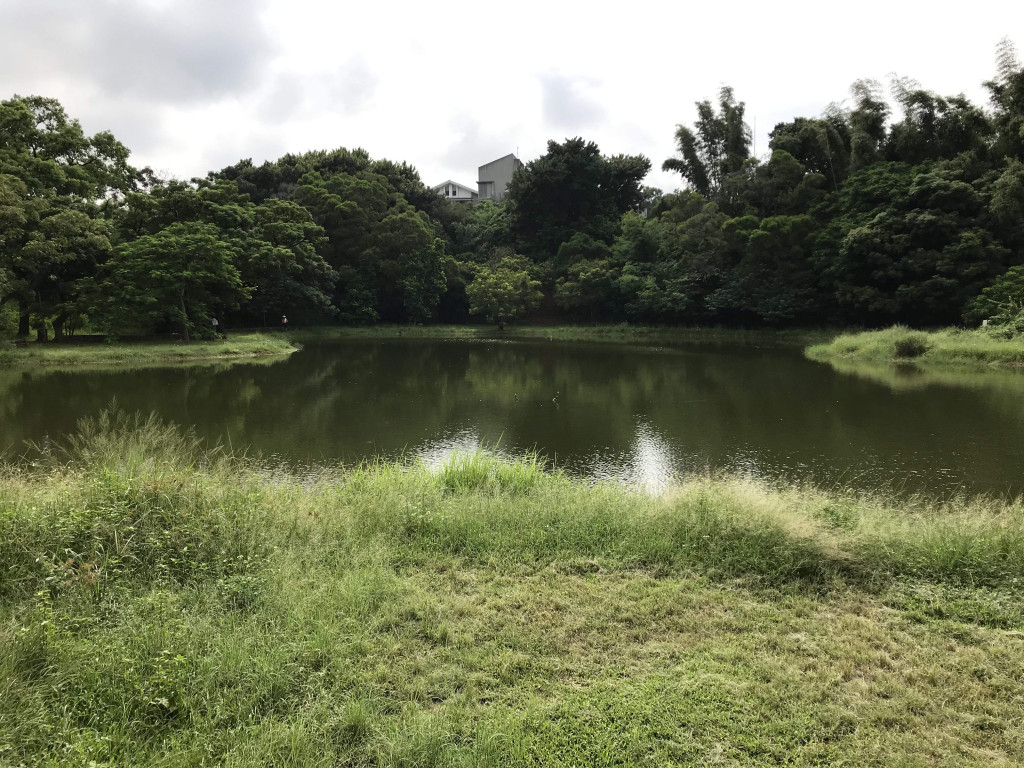
#> input picture PIL_image/test.jpg, 1024 x 768 px
$ python 012_Python3_PIL.py
#> lines starting #> are read from the running program, lines starting #| are printed output that depends on the picture
#coding: utf-8

from PIL import Image
from PIL import ImageFilter
from pathlib import Path
import os
import gc

imagefolder = "./PIL_image"
jpg01name = "test.jpg"
png01name = "test.png"
pdf01name = "test.pdf"
tiffname = "test.tiff"
resizename = "test_resized.jpg"
zipname = "test_c.jpg"
imgRname = "test_R180.jpg"
imgLname = "test_L180.jpg"
thumbnailname = "test_thumbnail.jpg"
rfname = "test_rf.jpg"
#openfile = imagefolder + "/" +jpg01name

print(os.getcwd())
#os.chdir("./PIL_image")
os.chdir(imagefolder)
print(os.getcwd())

if os.path.isfile(png01name):
    os.remove(png01name)
else :
    im = Image.open(jpg01name)
    im.save("test.png","png")

if os.path.isfile(pdf01name):
    os.remove(pdf01name)
else :
    im = Image.open(jpg01name)
#> im is the input picture: PIL image 1024x768 RGB; mean R, G, B 116.3, 120.8, 92.9
    im.save("test.pdf","pdf")

"""
#if want test file is exist other methods
try :
    os.remove(tiffname)
except:
    print("can't find {file}".format(file = tiffname))
"""

if os.path.isfile(tiffname):
    os.remove(tiffname)
else :
    im = Image.open(jpg01name)
    im.save(tiffname)


#resize
if os.path.isfile(resizename):
    os.remove(resizename)
else :
    im = Image.open("test.jpg")
    print (im.size)
#| (1024, 768)
    width = 400
    ratio = float(width)/im.size[0]
#> ratio = 0.391
    height = int(im.size[1]*ratio)
#> height = 300
    nim = im.resize( (width, height), Image.BILINEAR )
    print (nim.size)
#| (400, 300)
    nim.save("test_resized.jpg")

if os.path.isfile(zipname):
    os.remove(zipname)
else :
    img = Image.open(jpg01name)
    img.save("test_c.jpg",quality=65, subsampling=0)

"""
Image.FLIP_LEFT_RIGHT (左右翻轉)
Image.FLIP_TOP_DOWN (上下翻轉)
Image.ROTATE_90 (旋轉90度)
Image.ROTATE_180 (旋轉180度)
Image.ROTATE_270 (旋轉270度)
"""

if os.path.isfile(imgRname):
    os.remove(imgRname)
else :
    img = Image.open(jpg01name)
    imgR = img.transpose(Image.ROTATE_180)
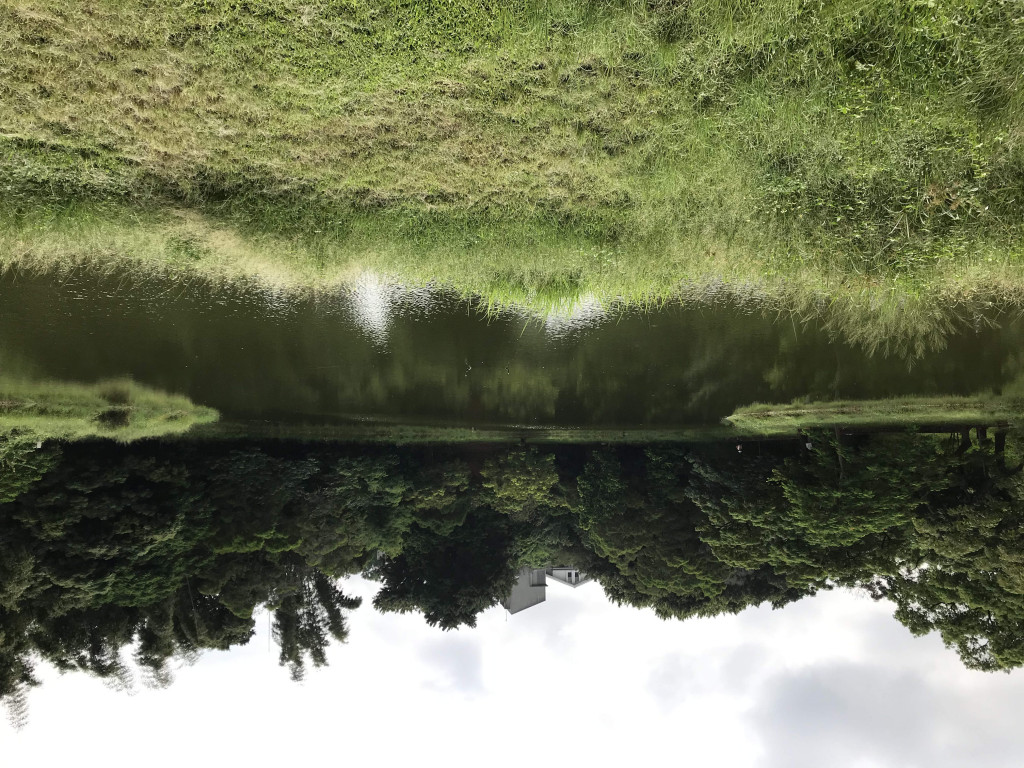
#> imgR: PIL image 1024x768 RGB; mean R, G, B 116.3, 120.8, 92.9
    imgR.save(imgRname)

if os.path.isfile(imgLname):
    os.remove(imgLname)
else :
    img = Image.open(jpg01name)
    imgL = img.transpose(Image.FLIP_LEFT_RIGHT)
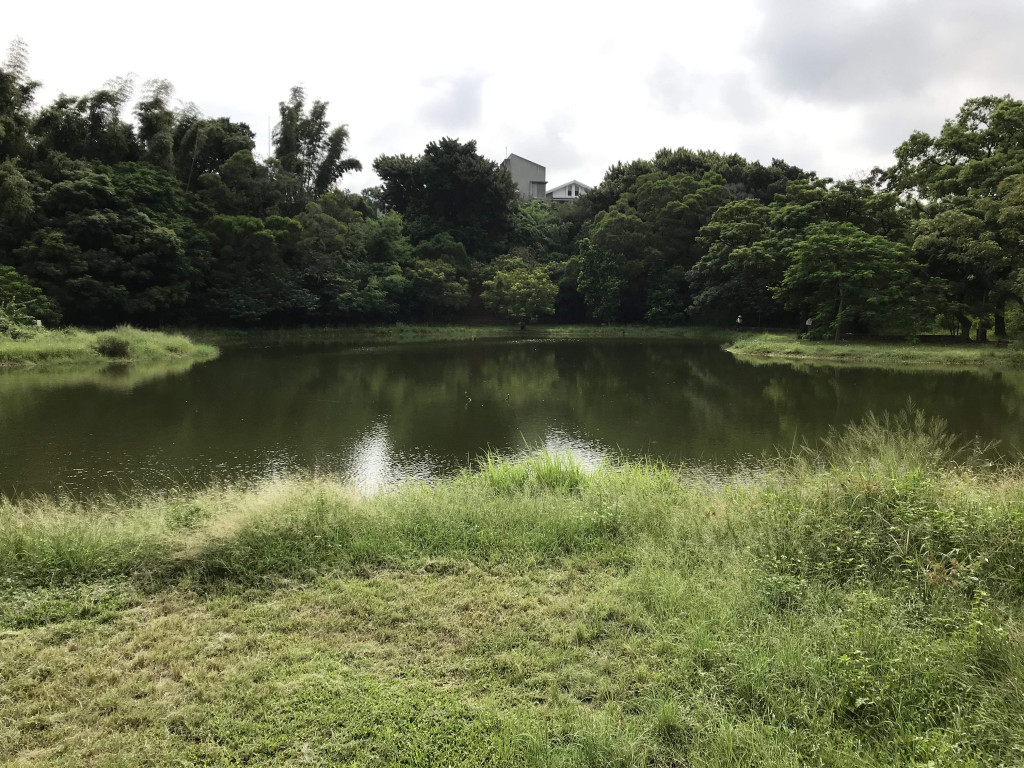
#> imgL: PIL image 1024x768 RGB; mean R, G, B 116.3, 120.8, 92.9
    imgL.save(imgLname)


if os.path.isfile(imgLname):
    os.remove(imgLname)
else :
    img = Image.open(jpg01name)
    imgL = img.transpose(Image.FLIP_LEFT_RIGHT)
    imgL.save(imgLname)

if os.path.isfile(thumbnailname):
    os.remove(thumbnailname)
else :
    img = Image.open(jpg01name)
    img.thumbnail( (400,100) ) #指定長與寬並進行縮圖製作
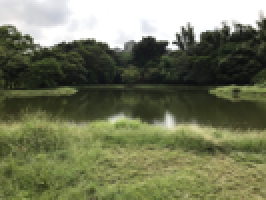
#> img: PIL image 133x100 RGB (shown 2 times larger); mean R, G, B 116.2, 120.7, 92.8
    img.save(thumbnailname)

if Path(rfname).is_file():
    os.remove(rfname)
else :
    img = Image.open(jpg01name)
    img_f = img.filter(ImageFilter.FIND_EDGES)
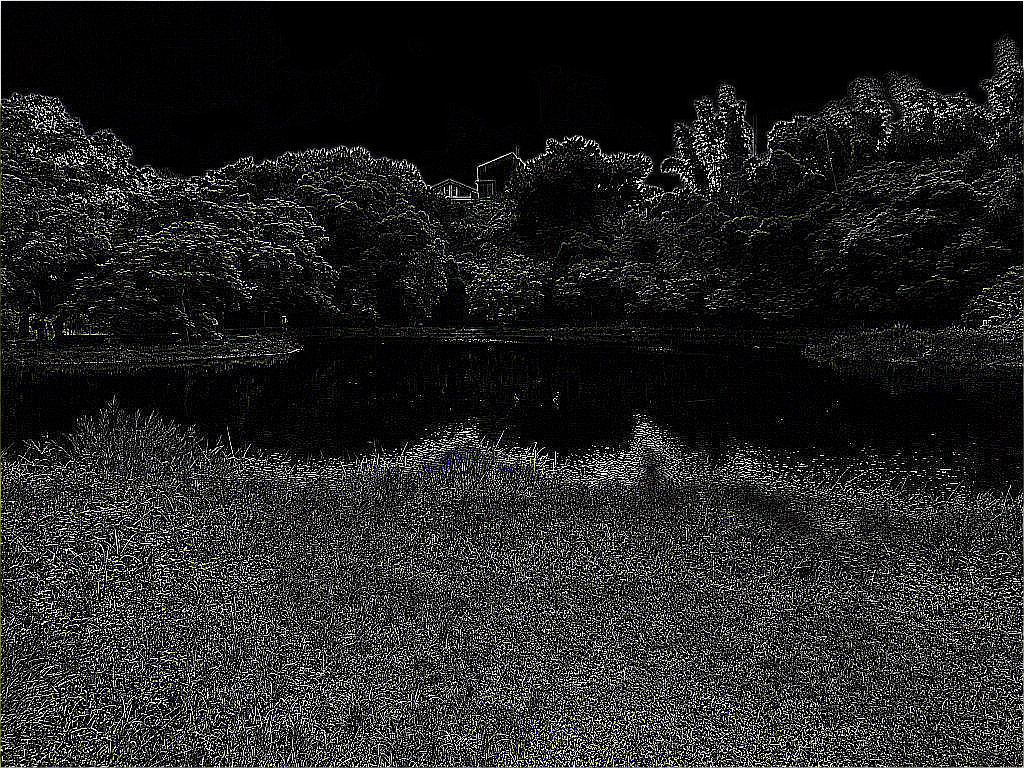
#> img_f: PIL image 1024x768 RGB; mean R, G, B 34.9, 35, 34.6
    img_f.save(rfname)

gc.collect()
